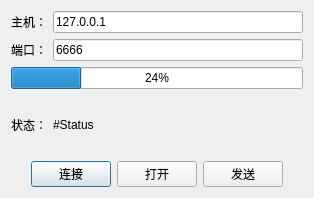
<?xml version="1.0" encoding="UTF-8"?>
<ui version="4.0">
 <class>ClientTransform</class>
 <widget class="QDialog" name="ClientTransform">
  <property name="geometry">
   <rect>
    <x>0</x>
    <y>0</y>
    <width>314</width>
    <height>198</height>
   </rect>
  </property>
  <property name="sizePolicy">
   <sizepolicy hsizetype="Preferred" vsizetype="Preferred">
    <horstretch>0</horstretch>
    <verstretch>0</verstretch>
   </sizepolicy>
  </property>
  <property name="windowTitle">
   <string>ClientTransform</string>
  </property>
  <layout class="QVBoxLayout" name="verticalLayout">
   <item>
    <layout class="QGridLayout" name="gridLayout">
     <item row="0" column="0">
      <widget class="QLabel" name="label">
       <property name="text">
        <string>主机：</string>
       </property>
      </widget>
     </item>
     <item row="0" column="1">
      <widget class="QLineEdit" name="lineEdit_Host">
       <property name="text">
        <string>127.0.0.1</string>
       </property>
      </widget>
     </item>
     <item row="1" column="0">
      <widget class="QLabel" name="label_2">
       <property name="text">
        <string>端口：</string>
       </property>
      </widget>
     </item>
     <item row="1" column="1">
      <widget class="QLineEdit" name="lineEdit_Port">
       <property name="text">
        <string>6666</string>
       </property>
      </widget>
     </item>
     <item row="2" column="0" colspan="2">
      <widget class="QProgressBar" name="progressBar">
       <property name="value">
        <number>24</number>
       </property>
      </widget>
     </item>
     <item row="3" column="0">
      <widget class="QLabel" name="label_3">
       <property name="text">
        <string>状态：</string>
       </property>
      </widget>
     </item>
     <item row="3" column="1">
      <widget class="QLabel" name="label_Status">
       <property name="text">
        <string>#Status</string>
       </property>
      </widget>
     </item>
    </layout>
   </item>
   <item>
    <layout class="QHBoxLayout" name="horizontalLayout">
     <item>
      <spacer name="horizontalSpacer">
       <property name="orientation">
        <enum>Qt::Horizontal</enum>
       </property>
       <property name="sizeHint" stdset="0">
        <size>
         <width>40</width>
         <height>20</height>
        </size>
       </property>
      </spacer>
     </item>
     <item>
      <widget class="QPushButton" name="pushButton_Connect">
       <property name="text">
        <string>连接</string>
       </property>
      </widget>
     </item>
     <item>
      <widget class="QPushButton" name="pushButton_Open">
       <property name="text">
        <string>打开</string>
       </property>
      </widget>
     </item>
     <item>
      <widget class="QPushButton" name="pushButton_Send">
       <property name="text">
        <string>发送</string>
       </property>
      </widget>
     </item>
     <item>
      <spacer name="horizontalSpacer_2">
       <property name="orientation">
        <enum>Qt::Horizontal</enum>
       </property>
       <property name="sizeHint" stdset="0">
        <size>
         <width>40</width>
         <height>20</height>
        </size>
       </property>
      </spacer>
     </item>
    </layout>
   </item>
  </layout>
 </widget>
 <layoutdefault spacing="6" margin="11"/>
 <resources/>
 <connections/>
</ui>
